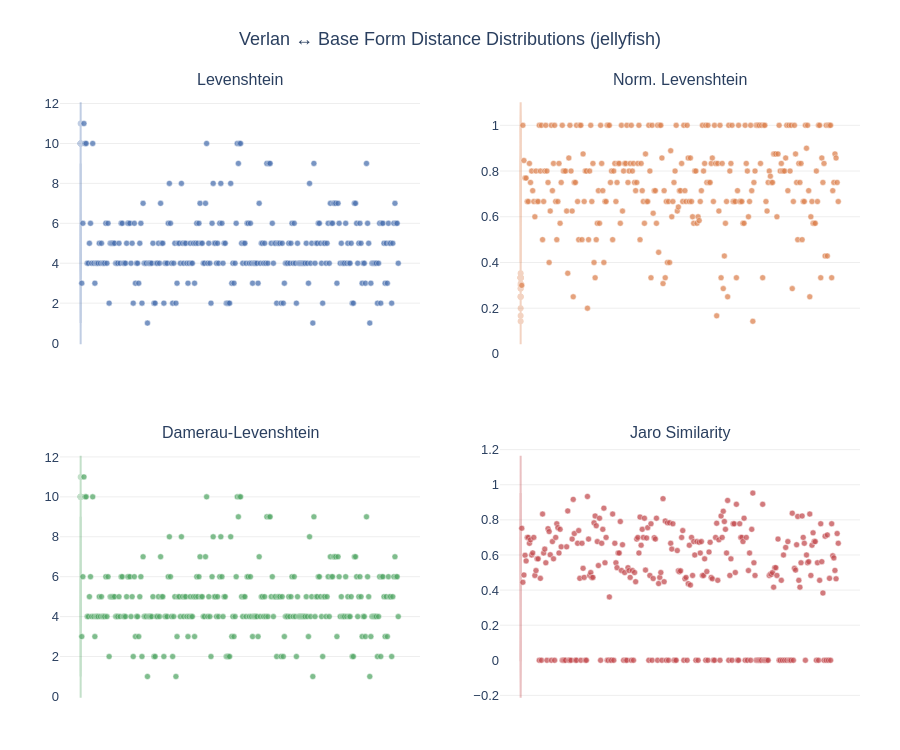

Here is the notebook cell this chart was saved with:
### Code cell
import pandas as pd
import plotly.graph_objects as go
from plotly.subplots import make_subplots
import numpy as np

# Build a labeled DataFrame
labels = [f"{row['verlan_form']} → {row['base_form']}" for _, row in df_two_cols.iterrows()]

plot_df = pd.DataFrame({
    "label": labels,
    "verlan": df_two_cols["verlan_form"].values,
    "Levenshtein": lev_dist,
    "Norm. Levenshtein": normalize_lev_dist,
    "Damerau-Levenshtein": dam_dist,
    "Jaro Similarity": jaro_sim,
})

metrics = ["Levenshtein", "Norm. Levenshtein", "Damerau-Levenshtein", "Jaro Similarity"]
palette = ["#4C72B0", "#DD8452", "#55A868", "#C44E52"]

fig = make_subplots(
    rows=2, cols=2,
    subplot_titles=metrics,
    vertical_spacing=0.14,
    horizontal_spacing=0.10,
)

for idx, (metric, color) in enumerate(zip(metrics, palette)):
    row, col = divmod(idx, 2)
    row += 1
    col += 1

    values = plot_df[metric].values
    # Add small jitter to avoid point overlap
    jitter = np.random.uniform(-0.2, 0.2, size=len(values))

    # Violin plot for background distribution
    fig.add_trace(
        go.Violin(
            y=values,
            name=metric,
            box_visible=True,
            meanline_visible=True,
            fillcolor=color,
            opacity=0.35,
            line_color=color,
            showlegend=False,
            hoverinfo="skip",
            width=0.6,
        ),
        row=row, col=col,
    )

    # Scatter plot with one point per verlan pair
    fig.add_trace(
        go.Scatter(
            x=jitter,
            y=values,
            mode="markers",
            marker=dict(color=color, size=6, opacity=0.75,
                        line=dict(width=0.5, color="white")),
            text=plot_df["label"],
            hovertemplate="<b>%{text}</b><br>" + metric + ": %{y:.3f}<extra></extra>",
            showlegend=False,
        ),
        row=row, col=col,
    )

fig.update_xaxes(showticklabels=False, showgrid=False, zeroline=False)
fig.update_yaxes(showgrid=True, gridcolor="#eeeeee")

fig.update_layout(
    title=dict(
        text="Verlan ↔ Base Form Distance Distributions (jellyfish)",
        font=dict(size=18),
        x=0.5,
    ),
    plot_bgcolor="white",
    paper_bgcolor="white",
    font=dict(family="Arial", size=13),
    height=750,
    margin=dict(t=90, b=40, l=60, r=40),
)

fig.show()

### Figure 1 — Plotly figure (JSON) as saved in the notebook; plotly's stock layout.template omitted (floating-point values rounded to 4 significant figures; data arrays with more than 128 entries replaced by an {"elided": "..."} marker saying what was removed)
{"data": [{"box": {"visible": true}, "fillcolor": "#4C72B0", "hoverinfo": "skip", "line": {"color": "#4C72B0"}, "meanline": {"visible": true}, "name": "Levenshtein", "opacity": 0.35, "showlegend": false, "type": "violin", "width": 0.6, "xaxis": "x", "y": {"elided": "290 int values"}, "yaxis": "y"}, {"hovertemplate": "<b>%{text}</b><br>Levenshtein: %{y:.3f}<extra></extra>", "marker": {"color": "#4C72B0", "line": {"color": "white", "width": 0.5}, "opacity": 0.75, "size": 6}, "mode": "markers", "showlegend": false, "text": {"elided": "290 str values"}, "type": "scatter", "x": {"elided": "290 float values"}, "xaxis": "x", "y": {"elided": "290 int values"}, "yaxis": "y"}, {"box": {"visible": true}, "fillcolor": "#DD8452", "hoverinfo": "skip", "line": {"color": "#DD8452"}, "meanline": {"visible": true}, "name": "Norm. Levenshtein", "opacity": 0.35, "showlegend": false, "type": "violin", "width": 0.6, "xaxis": "x2", "y": {"elided": "290 float values"}, "yaxis": "y2"}, {"hovertemplate": "<b>%{text}</b><br>Norm. Levenshtein: %{y:.3f}<extra></extra>", "marker": {"color": "#DD8452", "line": {"color": "white", "width": 0.5}, "opacity": 0.75, "size": 6}, "mode": "markers", "showlegend": false, "text": {"elided": "290 str values"}, "type": "scatter", "x": {"elided": "290 float values"}, "xaxis": "x2", "y": {"elided": "290 float values"}, "yaxis": "y2"}, {"box": {"visible": true}, "fillcolor": "#55A868", "hoverinfo": "skip", "line": {"color": "#55A868"}, "meanline": {"visible": true}, "name": "Damerau-Levenshtein", "opacity": 0.35, "showlegend": false, "type": "violin", "width": 0.6, "xaxis": "x3", "y": {"elided": "290 int values"}, "yaxis": "y3"}, {"hovertemplate": "<b>%{text}</b><br>Damerau-Levenshtein: %{y:.3f}<extra></extra>", "marker": {"color": "#55A868", "line": {"color": "white", "width": 0.5}, "opacity": 0.75, "size": 6}, "mode": "markers", "showlegend": false, "text": {"elided": "290 str values"}, "type": "scatter", "x": {"elided": "290 float values"}, "xaxis": "x3", "y": {"elided": "290 int values"}, "yaxis": "y3"}, {"box": {"visible": true}, "fillcolor": "#C44E52", "hoverinfo": "skip", "line": {"color": "#C44E52"}, "meanline": {"visible": true}, "name": "Jaro Similarity", "opacity": 0.35, "showlegend": false, "type": "violin", "width": 0.6, "xaxis": "x4", "y": {"elided": "290 float values"}, "yaxis": "y4"}, {"hovertemplate": "<b>%{text}</b><br>Jaro Similarity: %{y:.3f}<extra></extra>", "marker": {"color": "#C44E52", "line": {"color": "white", "width": 0.5}, "opacity": 0.75, "size": 6}, "mode": "markers", "showlegend": false, "text": {"elided": "290 str values"}, "type": "scatter", "x": {"elided": "290 float values"}, "xaxis": "x4", "y": {"elided": "290 float values"}, "yaxis": "y4"}], "layout": {"annotations": [{"font": {"size": 16}, "showarrow": false, "text": "Levenshtein", "x": 0.225, "xanchor": "center", "xref": "paper", "y": 1, "yanchor": "bottom", "yref": "paper"}, {"font": {"size": 16}, "showarrow": false, "text": "Norm. Levenshtein", "x": 0.775, "xanchor": "center", "xref": "paper", "y": 1, "yanchor": "bottom", "yref": "paper"}, {"font": {"size": 16}, "showarrow": false, "text": "Damerau-Levenshtein", "x": 0.225, "xanchor": "center", "xref": "paper", "y": 0.43, "yanchor": "bottom", "yref": "paper"}, {"font": {"size": 16}, "showarrow": false, "text": "Jaro Similarity", "x": 0.775, "xanchor": "center", "xref": "paper", "y": 0.43, "yanchor": "bottom", "yref": "paper"}], "font": {"family": "Arial", "size": 13}, "height": 750, "margin": {"b": 40, "l": 60, "r": 40, "t": 90}, "paper_bgcolor": "white", "plot_bgcolor": "white", "title": {"font": {"size": 18}, "text": "Verlan ↔ Base Form Distance Distributions (jellyfish)", "x": 0.5}, "xaxis": {"anchor": "y", "domain": [0, 0.45], "showgrid": false, "showticklabels": false, "zeroline": false}, "xaxis2": {"anchor": "y2", "domain": [0.55, 1], "showgrid": false, "showticklabels": false, "zeroline": false}, "xaxis3": {"anchor": "y3", "domain": [0, 0.45], "showgrid": false, "showticklabels": false, "zeroline": false}, "xaxis4": {"anchor": "y4", "domain": [0.55, 1], "showgrid": false, "showticklabels": false, "zeroline": false}, "yaxis": {"anchor": "x", "domain": [0.57, 1], "gridcolor": "#eeeeee", "showgrid": true}, "yaxis2": {"anchor": "x2", "domain": [0.57, 1], "gridcolor": "#eeeeee", "showgrid": true}, "yaxis3": {"anchor": "x3", "domain": [0, 0.43], "gridcolor": "#eeeeee", "showgrid": true}, "yaxis4": {"anchor": "x4", "domain": [0, 0.43], "gridcolor": "#eeeeee", "showgrid": true}}}
